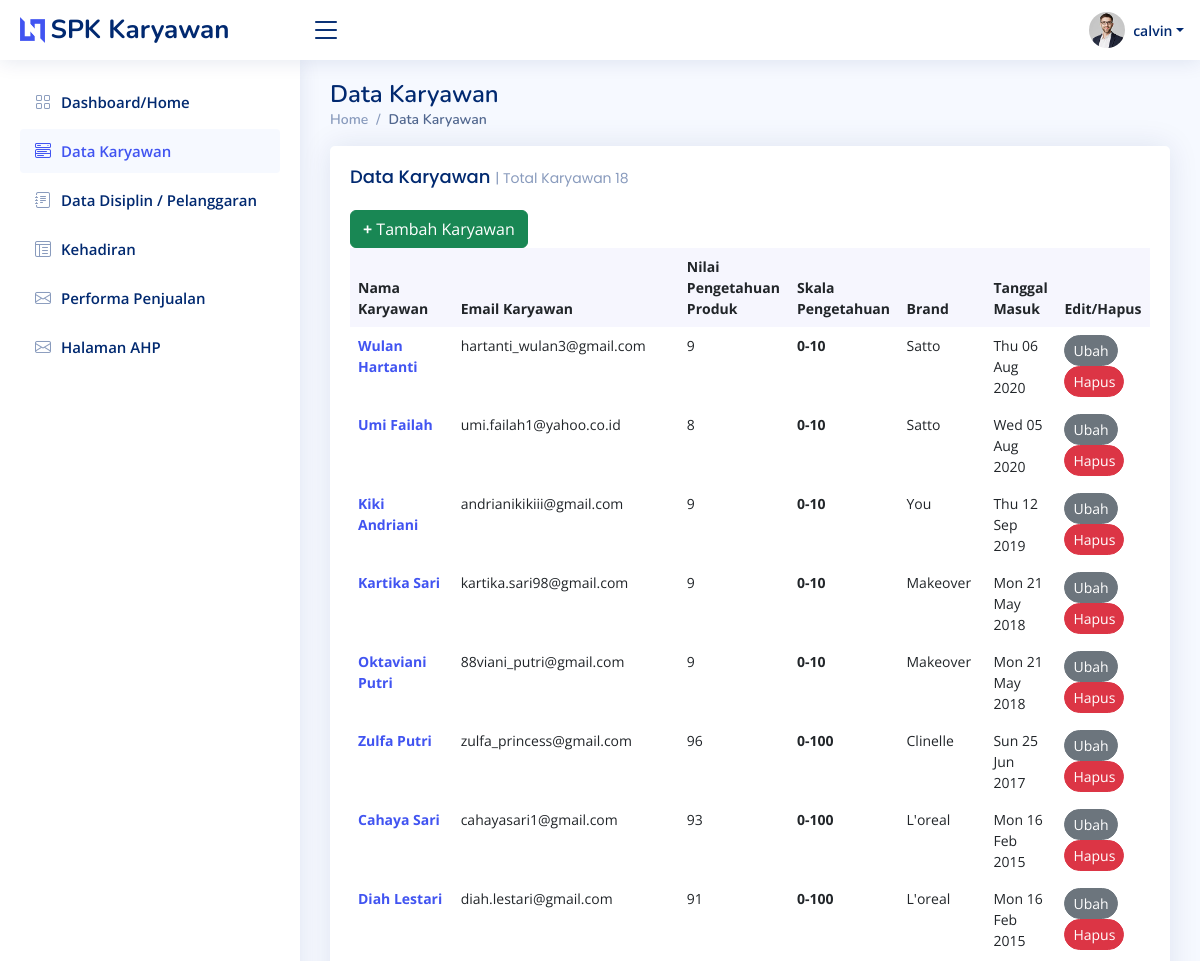
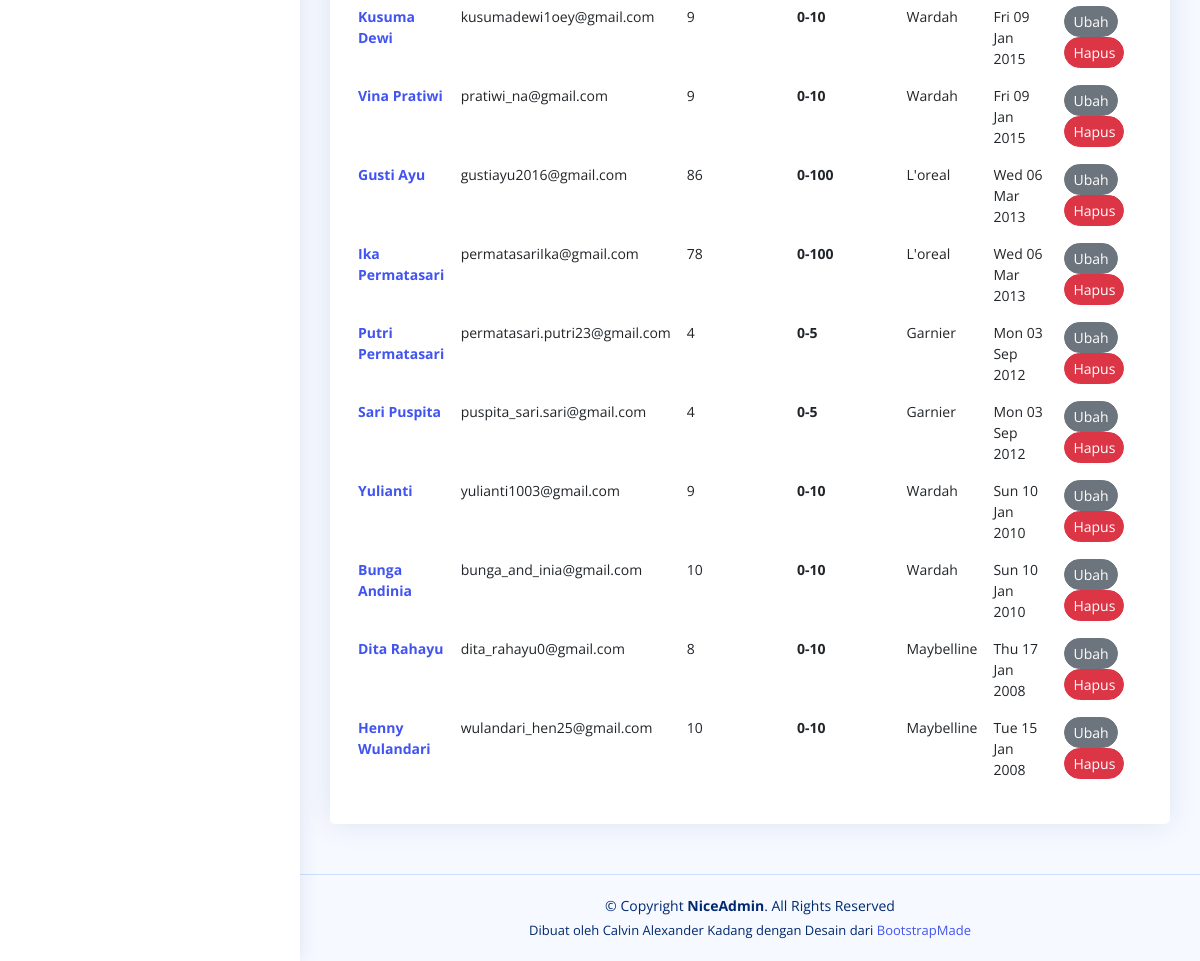
/datakaryawan/ (signed in), run on the app's committed database (2 pictures, top to bottom).
### base/models.py (models this page shows, shortened)
class User(AbstractUser):
    nama = models.CharField(max_length=200, null=True)
    email = models.EmailField(unique=True, null=True)
    brand = models.CharField(max_length=200, null=True)
    tgl_masuk = models.DateTimeField(null=True)
    hari_ini = models.DateTimeField(auto_now=True)
    nilai_pengetahuan_produk = models.DecimalField(null=True, blank=False, max_digits=7, decimal_places=4)
    deskripsi_pengetahuan_produk = models.CharField(max_length=200, null=True, blank=True)

### base/views.py (the view)
# urls.py: path('datakaryawan/', views.karyawan, name='data_karyawan'),
@login_required(login_url='login')
def karyawan(request):
    page = 'karyawan'
    user = User.objects.filter(brand__isnull=False).order_by('-tgl_masuk').exclude(brand='CV Bahtera Yendi Sejahtera')
    context = {
        'user': user,
        'page': page
    }
    return render(request, 'base/datakaryawan.html', context)

### base/templates/base/datakaryawan.html
{% extends 'main.html' %}
{% load static %}
{% load mathfilters %}
{% block content %}
<main id="main" class="main">
    <div class="pagetitle">
        <h1>Data Karyawan</h1>
        <nav>
            <ol class="breadcrumb">
                <li class="breadcrumb-item"><a href="{% url 'home' %}">Home</a></li>
                <li class="breadcrumb-item active">Data Karyawan</li>
            </ol>
        </nav>
    </div>
    <section class="section dashboard">
        <div class="row">
                <div class="col-12">
                    <div class="card recent-sales overflow-auto">
                                <div class="card-body">
                                    <h5 class="card-title">Data Karyawan <span>| Total Karyawan {{user.count}}</span></h5>
                                    <a type="button" class="btn btn-success" href="{% url 'tambah_karyawan' %}"><strong>+</strong> Tambah Karyawan</a>
                                    <table class="table table-borderless datatable">
                                        <thead>
                                            <tr>
                                                <th scope="col">Nama Karyawan</th>
                                                <th scope="col">Email Karyawan</th>
                                                <th scope="col">Nilai Pengetahuan Produk</th>
                                                <th scope="col">Skala Pengetahuan</th>
                                                <th scope="col">Brand</th>
                                                <th scope="col">Tanggal Masuk</th>
                                                <th scope="col">Edit/Hapus</th>
                                            </tr>
                                        </thead>
                                        <tbody>
                                            {% for user in user %}
                                            <tr>
                                                <th scope="row"><a href="{% url 'ubahkaryawan' user.id %}">{{ user.nama }}</a></th>
                                                <td>{{ user.email }}</td>
                                                <td>{{ user.nilai_pengetahuan_produk|floatformat:"0" }}</td>
                                                {% if user.brand == 'L\'oreal' or user.brand == 'Clinelle' %}
                                                    <td><strong>0-100</strong></td>
                                                {% elif user.brand == 'Garnier' %}
                                                    <td><strong>0-5</strong></td>
                                                {% else %}
                                                    <td><strong>0-10</strong></td>
                                                {% endif %}
                                                <td>{{ user.brand }}</td>
                                                <td>{{ user.tgl_masuk|date:"D d M Y" }}</td>
                                                <td>
                                                    <a href="{% url 'ubahkaryawan' user.id %}"type="button" class="btn btn-secondary rounded-pill btn-sm">Ubah</a>
                                                    <a href="{% url 'hapuskaryawan' user.id %}"type="button" class="btn btn-danger rounded-pill btn-sm">Hapus</a>
                                                </td>
                                            </tr>
                                            {% endfor %}
                                        </tbody>
                                    </table>
                                </div>
                    </div>
                </div>
        </div>
    </section>
</main>
{% endblock content %}

### templates/navbar.html (shortened to what this page needs)
{% load static %}
<header id="header" class="header fixed-top d-flex align-items-center">
    <div class="d-flex align-items-center justify-content-between">
        {% if request.user.is_staff %}
            <a href="{% url 'home' %}" class="logo d-flex align-items-center">
                <img src="{% static 'assets/img/logo.png'%}" alt="">
                <span class="d-none d-lg-block">SPK Karyawan</span>
            </a>
            <i class="bi bi-list toggle-sidebar-btn"></i>
        {% else %}
                <a href="{% url 'home1' %}" class="logo d-flex align-items-center">
                    <img src="{% static 'assets/img/logo.png'%}" alt="">
                    <span class="d-none d-lg-block">SPK Karyawan</span>
                </a>
                <i class="bi bi-list toggle-sidebar-btn"></i>
        {% endif %}
    </div>
    <nav class="header-nav ms-auto">
        <ul class="d-flex align-items-center">
            <li class="nav-item dropdown pe-3">
                <a class="nav-link nav-profile d-flex align-items-center pe-0" href="#" data-bs-toggle="dropdown">
                    <img src="{% static 'assets/img/profile-img.jpg'%}" alt="Profile" class="rounded-circle">
                    <span class="d-none d-md-block dropdown-toggle ps-2">{{ request.user.username }}</span>
                </a>
            </li>
        </ul>
    </nav>
</header>
<aside id="sidebar" class="sidebar">
    <ul class="sidebar-nav" id="sidebar-nav">
        {% if request.user.is_staff %}
            {% if page == 'home' %}
                <li class="nav-item">
                    <a class="nav-link " href="{% url 'home' %}">
                        <i class="bi bi-grid"></i>
                        <span>Dashboard/Home</span>
                    </a>
                </li>
            {% else %}
                <li class="nav-item">
                    <a class="nav-link collapsed" href="{% url 'home' %}">
                        <i class="bi bi-grid"></i>
                        <span>Dashboard/Home</span>
                    </a>
                </li>
            {% endif %}
        {% endif %}
        {% if request.user.is_staff %}
            {% if page == 'karyawan' %}
                <li class="nav-item">
                    <a class="nav-link " href="{% url 'data_karyawan' %}">
                        <i class="bi bi-menu-button-wide"></i>
                        <span>Data Karyawan</span>
                    </a>
                </li>
            {% endif %}
            {% if page == 'disiplin' %}
                <li class="nav-item">
                    <a class="nav-link " href="{% url 'disiplin' %}">
                        <i class="bi bi-journal-text"></i>
                        <span>Data Disiplin / Pelanggaran</span>
                    </a>
                </li>
            {% else %}
                <li class="nav-item">
                    <a class="nav-link collapsed" href="{% url 'disiplin' %}">
                        <i class="bi bi-journal-text"></i>
                        <span>Data Disiplin / Pelanggaran</span>
                    </a>
                </li>
            {% endif %}
            {% if page == 'kehadiran' %}
                <li class="nav-item">
                    <a class="nav-link " href="{% url 'kehadiran' %}">
                        <i class="bi bi-layout-text-window-reverse"></i>
                        <span>Kehadiran</span>
                    </a>
                </li>
            {% else %}
                <li class="nav-item">
                    <a class="nav-link collapsed" href="{% url 'kehadiran' %}">
                        <i class="bi bi-layout-text-window-reverse"></i>
                        <span>Kehadiran</span>
                    </a>
                </li>
            {% endif %}
            {% if page == 'performa_penjualan' %}
                <li class="nav-item">
                    <a class="nav-link " href="{% url 'performapenjualan' %}">
                        <i class="bi bi-envelope"></i>
                        <span>Performa Penjualan</span>
                    </a>
                </li>
            {% else %}
                <li class="nav-item">
                    <a class="nav-link collapsed" href="{% url 'performapenjualan' %}">
                        <i class="bi bi-envelope"></i>
                        <span>Performa Penjualan</span>
                    </a>
                </li>
            {% endif %}
            {% if page == 'ahp' %}
            <li class="nav-item">
                <a class="nav-link " href="{% url 'nilai_ahp' %}">
                    <i class="bi bi-envelope"></i>
                    <span>Halaman AHP</span>
                </a>
            </li>
            {% else %}
            <li class="nav-item">
                <a class="nav-link collapsed" href="{% url 'nilai_ahp' %}">
                    <i class="bi bi-envelope"></i>
                    <span>Halaman AHP</span>
                </a>
            </li>
            {% endif %}
        {% endif %}
    </ul>
</aside>

### static/assets/css/style.css (style rules this page uses)
:root { scroll-behavior: smooth; }
body { font-family: "Open Sans", sans-serif; background: #f6f9ff; color: #444444; }
a { color: #4154f1; text-decoration: none; }
h1, h2, h3, h4, h5, h6 { font-family: "Nunito", sans-serif; }
#main { margin-top: 60px; padding: 20px 30px; transition: all 0.3s; }
.pagetitle { margin-bottom: 10px; }
.pagetitle h1 { font-size: 24px; margin-bottom: 0; font-weight: 600; color: #012970; }
.card { margin-bottom: 30px; border: none; border-radius: 5px; box-shadow: 0px 0 30px rgba(1, 41, 112, 0.1); }
.card-title { padding: 20px 0 15px 0; font-size: 18px; font-weight: 500; color: #012970; font-family: "Poppins", sans-serif; }
.card-title span { color: #899bbd; font-size: 14px; font-weight: 400; }
.card-body { padding: 0 20px 20px 20px; }
.breadcrumb { font-size: 14px; font-family: "Nunito", sans-serif; color: #899bbd; font-weight: 600; }
.breadcrumb a { color: #899bbd; transition: 0.3s; }
.breadcrumb .breadcrumb-item::before { color: #899bbd; }
.breadcrumb .active { color: #51678f; font-weight: 600; }
.logo { line-height: 1; }
@media (min-width: 1200px) { .logo { width: 280px; } }
.logo img { max-height: 26px; margin-right: 6px; }
.logo span { font-size: 26px; font-weight: 700; color: #012970; font-family: "Nunito", sans-serif; }
.header { transition: all 0.5s; z-index: 997; height: 60px; box-shadow: 0px 2px 20px rgba(1, 41, 112, 0.1); background-color: #fff; padding-left: 20px; }
.header .toggle-sidebar-btn { font-size: 32px; padding-left: 10px; cursor: pointer; color: #012970; }
.header-nav ul { list-style: none; }
.header-nav>ul { margin: 0; padding: 0; }
.header-nav .nav-profile { color: #012970; }
.header-nav .nav-profile img { max-height: 36px; }
.header-nav .nav-profile span { font-size: 14px; font-weight: 600; }
.sidebar { position: fixed; top: 60px; left: 0; bottom: 0; width: 300px; z-index: 996; transition: all 0.3s; padding: 20px; overflow-y: auto; scrollbar-width: thin; scrollbar-color: #aab7cf transparent; box-shadow: 0px 0px 20px rgba(1, 41, 112, 0.1); background-color: #fff; }
@media (min-width: 1200px) { #main, #footer { margin-left: 300px; } }
.sidebar-nav { padding: 0; margin: 0; list-style: none; }
.sidebar-nav li { padding: 0; margin: 0; list-style: none; }
.sidebar-nav .nav-item { margin-bottom: 5px; }
.sidebar-nav .nav-link { display: flex; align-items: center; font-size: 15px; font-weight: 600; color: #4154f1; transition: 0.3; background: #f6f9ff; padding: 10px 15px; border-radius: 4px; }
.sidebar-nav .nav-link i { font-size: 16px; margin-right: 10px; color: #4154f1; }
.sidebar-nav .nav-link.collapsed { color: #012970; background: #fff; }
.sidebar-nav .nav-link.collapsed i { color: #899bbd; }
.dashboard .recent-sales { font-size: 14px; }
.dashboard .recent-sales .table thead { background: #f6f6fe; }
.dashboard .recent-sales .table thead th { border: 0; }

### data on the page
User: user.username "calvin"
User: nama "Wulan Hartanti", email "hartanti_wulan3@gmail.com", nilai_pengetahuan_produk "9", shows "0-10", brand "Satto", tgl_masuk "Thu 06 Aug 2020"
User: nama "Umi Failah", email "umi.failah1@yahoo.co.id", nilai_pengetahuan_produk "8", shows "0-10", brand "Satto", tgl_masuk "Wed 05 Aug 2020"
User: nama "Kiki Andriani", email "andrianikikiii@gmail.com", nilai_pengetahuan_produk "9", shows "0-10", brand "You", tgl_masuk "Thu 12 Sep 2019"
User: nama "Kartika Sari", email "kartika.sari98@gmail.com", nilai_pengetahuan_produk "9", shows "0-10", brand "Makeover", tgl_masuk "Mon 21 May 2018"
User: nama "Oktaviani Putri", email "88viani_putri@gmail.com", nilai_pengetahuan_produk "9", shows "0-10", brand "Makeover", tgl_masuk "Mon 21 May 2018"
User: nama "Zulfa Putri", email "zulfa_princess@gmail.com", nilai_pengetahuan_produk "96", shows "0-100", brand "Clinelle", tgl_masuk "Sun 25 Jun 2017"
User: nama "Cahaya Sari", email "cahayasari1@gmail.com", nilai_pengetahuan_produk "93", shows "0-100", brand "L'oreal", tgl_masuk "Mon 16 Feb 2015"
User: nama "Diah Lestari", email "diah.lestari@gmail.com", nilai_pengetahuan_produk "91", shows "0-100", brand "L'oreal", tgl_masuk "Mon 16 Feb 2015"
User: nama "Kusuma Dewi", email "kusumadewi1oey@gmail.com", nilai_pengetahuan_produk "9", shows "0-10", brand "Wardah", tgl_masuk "Fri 09 Jan 2015"
User: nama "Vina Pratiwi", email "pratiwi_na@gmail.com", nilai_pengetahuan_produk "9", shows "0-10", brand "Wardah", tgl_masuk "Fri 09 Jan 2015"
User: nama "Gusti Ayu", email "gustiayu2016@gmail.com", nilai_pengetahuan_produk "86", shows "0-100", brand "L'oreal", tgl_masuk "Wed 06 Mar 2013"
User: nama "Ika Permatasari", email "permatasariIka@gmail.com", nilai_pengetahuan_produk "78", shows "0-100", brand "L'oreal", tgl_masuk "Wed 06 Mar 2013"
User: nama "Putri Permatasari", email "permatasari.putri23@gmail.com", nilai_pengetahuan_produk "4", shows "0-5", brand "Garnier", tgl_masuk "Mon 03 Sep 2012"
User: nama "Sari Puspita", email "puspita_sari.sari@gmail.com", nilai_pengetahuan_produk "4", shows "0-5", brand "Garnier", tgl_masuk "Mon 03 Sep 2012"
User: nama "Yulianti", email "yulianti1003@gmail.com", nilai_pengetahuan_produk "9", shows "0-10", brand "Wardah", tgl_masuk "Sun 10 Jan 2010"
User: nama "Bunga Andinia", email "bunga_and_inia@gmail.com", nilai_pengetahuan_produk "10", shows "0-10", brand "Wardah", tgl_masuk "Sun 10 Jan 2010"
User: nama "Dita Rahayu", email "dita_rahayu0@gmail.com", nilai_pengetahuan_produk "8", shows "0-10", brand "Maybelline", tgl_masuk "Thu 17 Jan 2008"
User: nama "Henny Wulandari", email "wulandari_hen25@gmail.com", nilai_pengetahuan_produk "10", shows "0-10", brand "Maybelline", tgl_masuk "Tue 15 Jan 2008"

### other printed values
{{ user.count }} "18"
